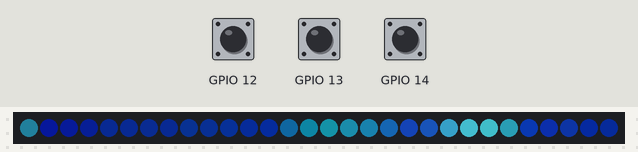
Simulated run of this sketch. Board: ESP32. Parts: 30 RGB LEDs in strip order, left to right. The inputs (shaded band) are chosen by the test bench; at power-on: GPIO 12 HIGH, GPIO 13 HIGH, GPIO 14 HIGH. Dim RGB values are drawn brighter than linear; random numbers use the default seed unless the sketch sets one; what the sketch prints to the serial monitor is not drawn.

Above: at 2.2 s.
2.5 s: GPIO 12 pulled LOW for 3.2 s
At 3.1 s:
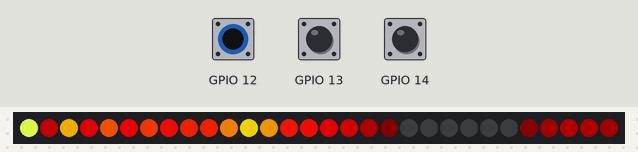
6.3 s: GPIO 13 pulled LOW for 1 s
At 6.61 s:
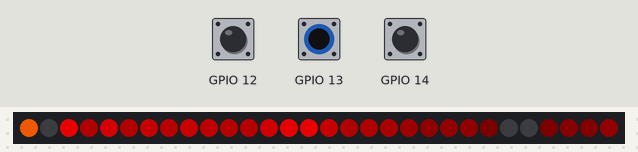
7.9 s: GPIO 14 pulled LOW for 0.15 s
At 8.11 s:
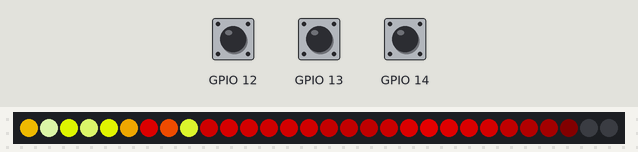
8.6 s: GPIO 13 pulled LOW for 3.2 s
At 9.01 s:
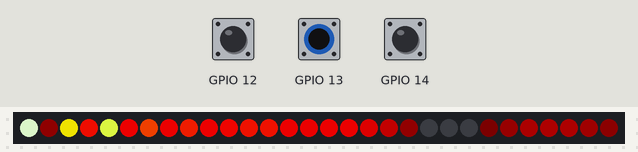
12.4 s: GPIO 12 pulled LOW for 1 s
At 12.61 s:
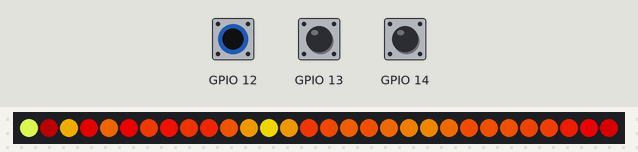
14.0 s: GPIO 14 pulled LOW for 3.2 s
At 15.91 s:
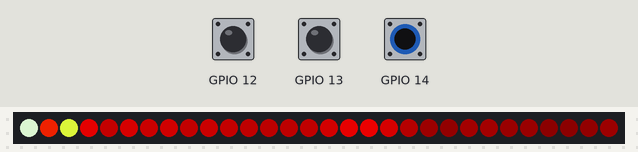

The sketch:

touch_isadora_LED-STRIP.ino
```cpp
// ESP32 Touch Test
// Just test touch pin - Touch0 is T0 which is on GPIO 4.


//// LED STRIP
#include <FastLED.h>

// How many leds in your strip?
#define NUM_LEDS 30
// led strip pin
#define DATA_PIN 26
// Define the array of leds
CRGB leds[NUM_LEDS];

// ANIMATION FUNCTIONS VARIABLES

int last_ledX = 0;

// fire variables
bool gReverseDirection = false;


void setup()
{
  Serial.begin(115200);
  delay(1000); // give me time to bring up serial monitor
  Serial.println("ESP32 Touch Test");
  pinMode(26, OUTPUT);
  digitalWrite(26, LOW);


  // FASTLED
  FastLED.addLeds<WS2811, DATA_PIN, GRB>(leds, NUM_LEDS).setTemperature(OvercastSky);  // GRB ordering is typical  /// WS2812B
  FastLED.setBrightness(255);

  fill_solid(leds, NUM_LEDS, CRGB(255,0,0));
  FastLED.show();
  delay(50);
  fill_solid(leds, NUM_LEDS, CRGB(0,255,0));
  FastLED.show();
  delay(50);
  fill_solid(leds, NUM_LEDS, CRGB(0,0,255));
  FastLED.show();
  delay(50);
  fill_solid(leds, NUM_LEDS, CRGB(0,0,0));
  FastLED.show();

  delay(50);


}

void loop()
{

  int leitura4 = touchRead(T4);
  if (leitura4 <= 40)
    leitura4 = 1;
  else
    leitura4 = 0;

  int leitura5 = touchRead(T5);
  if (leitura5 <= 40)
    leitura5 = 1;
  else
    leitura5 = 0;

  int leitura6 = touchRead(T6);

  if (leitura6 <= 40)
    leitura6 = 1;
  else
    leitura6 = 0;


if (leitura4 || leitura5 || leitura6) {

    interactive_fire(30, 40);

  } else {

  // ANIMATION PACIFICA: ani_pacifica(bg_color)
  pacifica_loop(CRGB(2,6,10));    // CRGB(2,6,10) > original Pacifica color

// FILL WITH A SOLID COLOR
//  fill_solid(leds, NUM_LEDS, CRGB(24, 0, 0));

}

/*
  //ISADORA
  Serial.print(1,DEC); // Canal 1 do Isadora
  Serial.print(leitura4); // Envia sensor 1
  Serial.println(); //Send a value to eom

  Serial.print(2,DEC); // Canal 2 do Isadora
  Serial.print(leitura5); // Envia sensor 2
  Serial.println(); //Send a value to eom

  Serial.print(3,DEC); // Canal 2 do Isadora
  Serial.print(leitura6); // Envia sensor 2
  Serial.println(); //Send a value to eom

  delay(25);
*/


  FastLED.show();


}


///// PACIFICA ANIMATION


//
// These three custom blue-green color palettes were inspired by the colors found in
// the waters off the southern coast of California, https://goo.gl/maps/QQgd97jjHesHZVxQ7
//
CRGBPalette16 pacifica_palette_1 =
    { 0x000507, 0x000409, 0x00030B, 0x00030D, 0x000210, 0x000212, 0x000114, 0x000117,
      0x000019, 0x00001C, 0x000026, 0x000031, 0x00003B, 0x000046, 0x14554B, 0x28AA50 };
CRGBPalette16 pacifica_palette_2 =
    { 0x000507, 0x000409, 0x00030B, 0x00030D, 0x000210, 0x000212, 0x000114, 0x000117,
      0x000019, 0x00001C, 0x000026, 0x000031, 0x00003B, 0x000046, 0x0C5F52, 0x19BE5F };
CRGBPalette16 pacifica_palette_3 =
    { 0x000208, 0x00030E, 0x000514, 0x00061A, 0x000820, 0x000927, 0x000B2D, 0x000C33,
      0x000E39, 0x001040, 0x001450, 0x001860, 0x001C70, 0x002080, 0x1040BF, 0x2060FF };


void pacifica_loop(const CRGB& bg_color)
{
  // Increment the four "color index start" counters, one for each wave layer.
  // Each is incremented at a different speed, and the speeds vary over time.
  static uint16_t sCIStart1, sCIStart2, sCIStart3, sCIStart4;
  static uint32_t sLastms = 0;
  uint32_t ms = GET_MILLIS();
  uint32_t deltams = ms - sLastms;
  sLastms = ms;
  uint16_t speedfactor1 = beatsin16(3, 179, 269);
  uint16_t speedfactor2 = beatsin16(4, 179, 269);
  uint32_t deltams1 = (deltams * speedfactor1) / 256;
  uint32_t deltams2 = (deltams * speedfactor2) / 256;
  uint32_t deltams21 = (deltams1 + deltams2) / 2;
  sCIStart1 += (deltams1 * beatsin88(1011,10,13));
  sCIStart2 -= (deltams21 * beatsin88(777,8,11));
  sCIStart3 -= (deltams1 * beatsin88(501,5,7));
  sCIStart4 -= (deltams2 * beatsin88(257,4,6));

  // Clear out the LED array to a dim background blue-green
  //fill_solid( leds, NUM_LEDS, CRGB( 2, 6, 10));
    fill_solid( leds, NUM_LEDS, bg_color);

  // Render each of four layers, with different scales and speeds, that vary over time
  pacifica_one_layer( pacifica_palette_1, sCIStart1, beatsin16( 3, 11 * 256, 14 * 256), beatsin8( 10, 70, 130), 0-beat16( 301) );
  pacifica_one_layer( pacifica_palette_2, sCIStart2, beatsin16( 4,  6 * 256,  9 * 256), beatsin8( 17, 40,  80), beat16( 401) );
  pacifica_one_layer( pacifica_palette_3, sCIStart3, 6 * 256, beatsin8( 9, 10,38), 0-beat16(503));
  pacifica_one_layer( pacifica_palette_3, sCIStart4, 5 * 256, beatsin8( 8, 10,28), beat16(601));

  // Add brighter 'whitecaps' where the waves lines up more
  pacifica_add_whitecaps();

  // Deepen the blues and greens a bit
  pacifica_deepen_colors();
}

// Add one layer of waves into the led array
void pacifica_one_layer( CRGBPalette16& p, uint16_t cistart, uint16_t wavescale, uint8_t bri, uint16_t ioff)
{
  uint16_t ci = cistart;
  uint16_t waveangle = ioff;
  uint16_t wavescale_half = (wavescale / 2) + 20;
  for( uint16_t i = 0; i < NUM_LEDS; i++) {
    waveangle += 250;
    uint16_t s16 = sin16( waveangle ) + 32768;
    uint16_t cs = scale16( s16 , wavescale_half ) + wavescale_half;
    ci += cs;
    uint16_t sindex16 = sin16( ci) + 32768;
    uint8_t sindex8 = scale16( sindex16, 240);
    CRGB c = ColorFromPalette( p, sindex8, bri, LINEARBLEND);
    leds[i] += c;
  }
}

// Add extra 'white' to areas where the four layers of light have lined up brightly
void pacifica_add_whitecaps()
{
  uint8_t basethreshold = beatsin8( 9, 55, 65);
  uint8_t wave = beat8( 7 );

  for( uint16_t i = 0; i < NUM_LEDS; i++) {
    uint8_t threshold = scale8( sin8( wave), 20) + basethreshold;
    wave += 7;
    uint8_t l = leds[i].getAverageLight();
    if( l > threshold) {
      uint8_t overage = l - threshold;
      uint8_t overage2 = qadd8( overage, overage);
      leds[i] += CRGB( overage, overage2, qadd8( overage2, overage2));
    }
  }
}

// Deepen the blues and greens
void pacifica_deepen_colors()
{
  for( uint16_t i = 0; i < NUM_LEDS; i++) {
    leds[i].blue = scale8( leds[i].blue,  145);
    leds[i].green= scale8( leds[i].green, 200);
    leds[i] |= CRGB( 2, 5, 7);
  }
}


void interactive_fire(int fire_cooling, int fire_sparking)
{
// Array of temperature readings at each simulation cell
  static uint8_t heat[NUM_LEDS];

  // Step 1.  Cool down every cell a little
    for( int i = 0; i < NUM_LEDS; i++) {
      heat[i] = qsub8( heat[i],  random8(0, ((fire_cooling * 10) / NUM_LEDS) + 2));
    }

    // Step 2.  Heat from each cell drifts 'up' and diffuses a little
    for( int k= NUM_LEDS - 1; k >= 2; k--) {
      heat[k] = (heat[k - 1] + heat[k - 2] + heat[k - 2] ) / 3;
    }

    // Step 3.  Randomly ignite new 'sparks' of heat near the bottom
    if( random8() < fire_sparking ) {
      int y = random8(7);
      heat[y] = qadd8( heat[y], random8(160,255) );
    }

    // Step 4.  Map from heat cells to LED colors
    for( int j = 0; j < NUM_LEDS; j++) {
      CRGB color = HeatColor( heat[j]);
      int pixelnumber;
      if( gReverseDirection ) {
        pixelnumber = (NUM_LEDS-1) - j;
      } else {
        pixelnumber = j;
      }
      leds[pixelnumber] = color;
    }

// COOLING: How much does the air cool as it rises?
// Less cooling = taller flames.  More cooling = shorter flames.
// Default 50, suggested range 20-100

// SPARKING: What chance (out of 255) is there that a new spark will be lit?
// Higher chance = more roaring fire.  Lower chance = more flickery fire.
// Default 120, suggested range 50-200.

}
```
